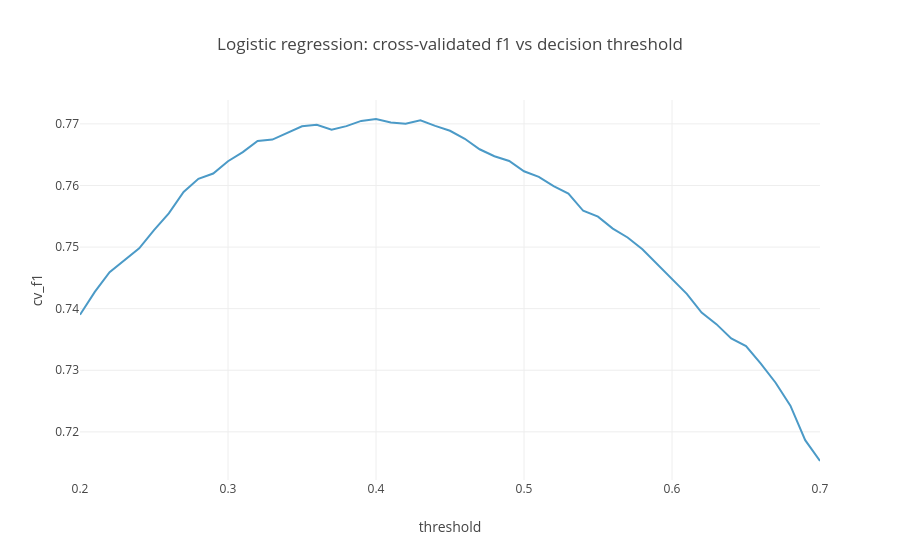

Notebook code cell kept with this figure:
### Markdown cell above
### 2.3 Tuning the decision threshold for f1
`predict()` uses a 0.5 probability threshold, which is not optimal for f1 on an imbalanced target. The threshold is chosen on **out-of-fold** probabilities of the training set (5-fold CV), never on the test set, to avoid optimistic scores.

### Code cell
def best_threshold(model):
    proba = cross_val_predict(model, X_train, Y_train, cv=cv, method='predict_proba')[:, 1]
    grid = np.arange(0.20, 0.71, 0.01)
    f1s = [f1_score(Y_train, proba >= t) for t in grid]
    return float(grid[int(np.argmax(f1s))]), float(max(f1s)), pd.DataFrame({'threshold': grid, 'cv_f1': f1s})

t_lr, cv_f1_lr, curve_lr = best_threshold(Pipeline([('prep', make_prep()), ('model', LogisticRegression(max_iter=1000))]))
print(f'Best threshold {t_lr:.2f}, cross-validated f1 {cv_f1_lr:.4f}')
px.line(curve_lr, x='threshold', y='cv_f1', title='Logistic regression: cross-validated f1 vs decision threshold').show()
evaluate(f'LogReg, all features, threshold {t_lr:.2f}', logreg, t_lr)
pd.DataFrame(results).set_index('model')

### Figure 1 — Plotly figure (JSON) as saved in the notebook; plotly's stock layout.template omitted (floating-point values rounded to 4 significant figures)
{"data": [{"hovertemplate": "threshold=%{x}<br>cv_f1=%{y}<extra></extra>", "legendgroup": "", "line": {"color": "#4B9AC7", "dash": "solid"}, "marker": {"symbol": "circle"}, "mode": "lines", "name": "", "orientation": "v", "showlegend": false, "type": "scatter", "x": [0.2, 0.21, 0.22, 0.23, 0.24, 0.25, 0.26, 0.27, 0.28, 0.29, 0.3, 0.31, 0.32, 0.33, 0.34, 0.35, 0.36, 0.37, 0.38, 0.39, 0.4, 0.41, 0.42, 0.43, 0.44, 0.45, 0.46, 0.47, 0.48, 0.49, 0.5, 0.51, 0.52, 0.53, 0.54, 0.55, 0.56, 0.57, 0.58, 0.59, 0.6, 0.61, 0.62, 0.63, 0.64, 0.65, 0.66, 0.67, 0.68, 0.69, 0.7], "xaxis": "x", "y": [0.739, 0.7427, 0.7459, 0.7479, 0.7498, 0.7528, 0.7555, 0.7589, 0.7611, 0.7619, 0.7639, 0.7654, 0.7672, 0.7674, 0.7686, 0.7696, 0.7699, 0.7691, 0.7696, 0.7705, 0.7708, 0.7702, 0.77, 0.7706, 0.7697, 0.7689, 0.7676, 0.7659, 0.7648, 0.764, 0.7623, 0.7614, 0.7599, 0.7587, 0.7559, 0.7549, 0.753, 0.7516, 0.7497, 0.7473, 0.7448, 0.7424, 0.7394, 0.7375, 0.7352, 0.7339, 0.7311, 0.728, 0.7242, 0.7186, 0.7153], "yaxis": "y"}], "layout": {"legend": {"tracegroupgap": 0}, "title": {"text": "Logistic regression: cross-validated f1 vs decision threshold"}, "xaxis": {"anchor": "y", "domain": [0.0, 1.0], "title": {"text": "threshold"}}, "yaxis": {"anchor": "x", "domain": [0.0, 1.0], "title": {"text": "cv_f1"}}}}
